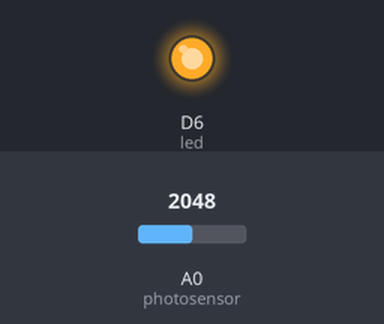
Simulated run of this sketch. Board: Particle Photon. Parts: output pins drawn as LEDs (lit = HIGH). The test bench sets the inputs (shaded band); at power-on: A0 (photosensor) = 2048. What the sketch prints to the serial monitor is not drawn.

Above: at 15.0 s.
At 45.0 s:
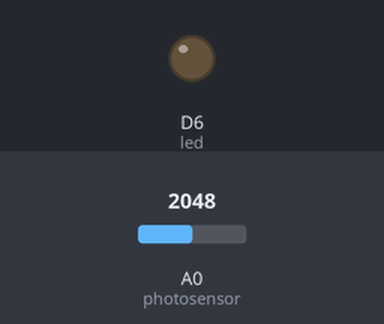
Timing chart, 0 to 78.0 s (numbered marks = the images above):
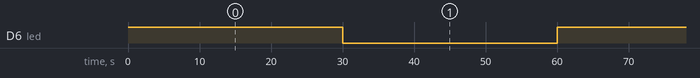

The sketch:

GitHub_Desktop.lnk.ino
```cpp
// -----------------------------------------------------------------
// Function and Variable with photo sensors (resistor or transistor)
// -----------------------------------------------------------------
// In this example, we're going to register a Particle.variable() with the cloud so that we can read brightness levels from the photoresistor or phototransistor.
// We'll also register a Particle.function so that we can turn the LED on and off remotely.

// We're going to start by declaring which pins everything is plugged into.

int led = D6; // This is where your LED is plugged in. The other side goes to a resistor connected to GND.

int photosensor = A0; // This is where your photoresistor or phototransistor is plugged in. The other side goes to the "power" pin (below).

int analogvalue; // Here we are declaring the integer variable analogvalue, which we will use later to store the value of the photoresistor or phototransistor.


// Next we go into the setup function.

void setup() {
  // This is here to allow for debugging using the USB serial port
  Serial.begin();

  // First, declare all of our pins. This lets our device know which ones will be used for outputting voltage, and which ones will read incoming voltage.
  pinMode(led, OUTPUT); // Our LED pin is output (lighting up the LED)
  digitalWrite(led, HIGH);

  // We are going to declare a Particle.variable() here so that we can access the value of the photosensor from the cloud.
  Particle.variable("analogvalue", &analogvalue, INT);
  // This is saying that when we ask the cloud for "analogvalue", this will reference the variable analogvalue in this app, which is an integer variable.


}


// Next is the loop function...


void loop()
{


  analogvalue = analogRead(photosensor);
  Serial.printlnf("%d", analogvalue);
  Particle.publish("light", String(analogvalue), PRIVATE);

  digitalWrite(led, HIGH);   // Turn ON the LED
  delay(30000);               // Wait for 30 seconds

  digitalWrite(led, LOW);    // Turn OFF the LED
  delay(30000);               // Wait for 30 second


}
```

Measured:
- by itself, D6 (led): alternates HIGH for 30.0 s and LOW for 30.0 s
